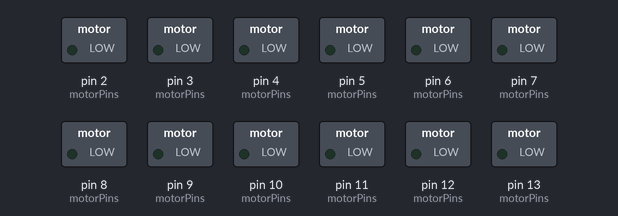
The sketch below on a simulated Arduino Uno, built with avr-gcc and run on an emulated ATmega328P. On the bench: switched loads named in the sketch (green lamp = pin HIGH). Dashed ring = blinking. What the sketch prints to the serial monitor is not drawn.

Above: at 0.5 s.
Timing chart, 0 to 4.6 s (numbered marks = the images above):
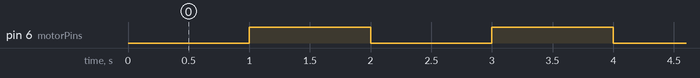

The sketch:

CNC.ino
```cpp
int motorPins[3][4] = {{2, 3, 4, 5},{6, 7, 8, 9},{10, 11, 12, 13}};
int count;
int count2[3] = {0,0,0};
int delayTime;
int val = 0;
int rot=0;
int incomingByte = 0;
int sign=1;
int v = 0;

//Процедура настройки прошивки
void setup() {
 int i;
 Serial.begin(115200);
 Serial.println("128(25%)");
 pinMode(6, OUTPUT); //установка режима работы цифровых pin'ов Ардуино

 for (i=0; i<3; i++) {
  for (count = 0; count < 4; count++) {
   pinMode(motorPins[i][count], OUTPUT); //установка режима работы цифровых pin'ов Ардуино
  }
 }
 delayTime=3; //задержка между шагами 3 мс (2 мс - время реакции ШД на подачу напряжения)
}

//Поворот двигателя с номерм sm на один шаг вперёд
void moveForward(int sm) {
 if ((count2[sm] == 0) || (count2[sm] == 1)) {
  count2[sm] = 16;
 }
 count2[sm]>>=1;
 for (count = 3; count >= 0; count--) {
  digitalWrite(motorPins[sm][count], count2[sm]>>count&0x01);
 }
}

//Поворот двигателя с номерм sm на один шаг назад
void moveBackward(int sm) {
 if ((count2[sm] == 0) || (count2[sm] == 1)) {
  count2[sm] = 16;
 }
 count2[sm]>>=1;
 for (count = 3; count >= 0; count--) {
  digitalWrite(motorPins[sm][3 - count], count2[sm]>>count&0x01);
 }
}

//Одновременный поворот двигателей 0, 1, 2 на x, y, z шагов соответственно
void MoveSM(long x, long y, long z) {
  long c[3], c2[3];
  double c1[3], d[3];
  long m, i;
  boolean flg;

  c[0] = x;
  c[1] = y;
  c[2] = z;

  m = 1;
  for (i=0; i<3; i++) {
    if (m < abs(c[i])) m = abs(c[i]);
  }

  for (i=0; i<3; i++) {
    c1[i] = 0;
    d[i] = 1.0 * c[i] / m;
    c2[i] = 0;
  }

  flg = false;
  for (i=0; i<3; i++) {
    if (abs(c1[i]) < abs(c[i])) flg=true;
  }
  while (flg) {
    flg=false;
    for (i=0; i<3; i++) {
      if (abs(c1[i]) < abs(c[i]))
       c1[i] += d[i];
      if (abs(c1[i]) - abs(c2[i]) >= 0.5) {
       if (c[i]>0) {
        c2[i]++;
        moveForward(i);
       } else if (c[i]<0) {
        c2[i]--;
        moveBackward(i);
       }
      }
      if (abs(c1[i]) < abs(c[i])) flg=true;
    }
    delay(delayTime);
  }
}

//Основной цикл
void loop() {
// if (Serial.available() > 0) { //Пришла команда
//  long c[4]={0,0,0,0};
//  int i;
//  sign=1;
//  i=0;
//  incomingByte = Serial.read();
//  while (incomingByte!=';') { //Читаем входящую строку, признак конца строки знак "точка с запятой"
//   if (c[i]==0) {
//    if (incomingByte=='-')
//     sign=-1;
//   }
//   if (incomingByte==',') {
//    c[i]*=sign;
//    sign=1;
//    i++;
//   } else if (incomingByte>='0' && incomingByte<='9') {
//    c[i]=c[i]*10+incomingByte-'0';
//   }
//   while (Serial.available() == 0) {
//    delay(2);
//   }
//   incomingByte = Serial.read();
//  }
//  c[i]*=sign;
//  MoveSM(c[0],c[1],c[2]); //Вращаем двигатели на заданное число шагов
//  Serial.println("OK");  //Отправляем компьютеру сообщение "OK", значит можно высылать новую команду
// }
// else
// {
//  if(v)
//  {
//    v = 0;
//    digitalWrite(6, HIGH);
//  }
//  else
//  {
//    v = 1;
//    digitalWrite(6, LOW);
//  }
//  Serial.println("gg");
//  delay(100); //Если ничего не пришло, ждём 1/10 секуды.
// }
    if(v)
  {
    v = 0;
    digitalWrite(6, HIGH);
  }
  else
  {
    v = 1;
    digitalWrite(6, LOW);
  }
  Serial.print("gg");
  delay(1000); //Если ничего не пришло, ждём 1/10 секуды
}
```

Measured:
- by itself, pin 6 (motorPins): alternates HIGH for 1.0 s and LOW for 1.0 s
